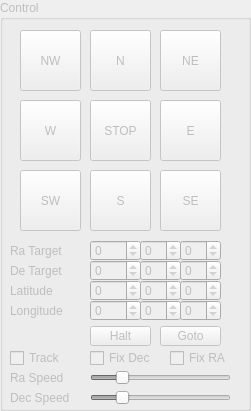
    <widget class="QGroupBox" name="Control">
     <property name="enabled">
      <bool>false</bool>
     </property>
     <property name="geometry">
      <rect>
       <x>490</x>
       <y>30</y>
       <width>251</width>
       <height>411</height>
      </rect>
     </property>
     <property name="title">
      <string>Control</string>
     </property>
     <widget class="QPushButton" name="N">
      <property name="geometry">
       <rect>
        <x>90</x>
        <y>30</y>
        <width>61</width>
        <height>61</height>
       </rect>
      </property>
      <property name="text">
       <string>N</string>
      </property>
     </widget>
     <widget class="QPushButton" name="W">
      <property name="geometry">
       <rect>
        <x>20</x>
        <y>100</y>
        <width>61</width>
        <height>61</height>
       </rect>
      </property>
      <property name="text">
       <string>W</string>
      </property>
     </widget>
     <widget class="QPushButton" name="E">
      <property name="geometry">
       <rect>
        <x>160</x>
        <y>100</y>
        <width>61</width>
        <height>61</height>
       </rect>
      </property>
      <property name="text">
       <string>E</string>
      </property>
     </widget>
     <widget class="QPushButton" name="Stop">
      <property name="geometry">
       <rect>
        <x>90</x>
        <y>100</y>
        <width>61</width>
        <height>61</height>
       </rect>
      </property>
      <property name="text">
       <string>STOP</string>
      </property>
     </widget>
     <widget class="QPushButton" name="S">
      <property name="geometry">
       <rect>
        <x>90</x>
        <y>170</y>
        <width>61</width>
        <height>61</height>
       </rect>
      </property>
      <property name="text">
       <string>S</string>
      </property>
     </widget>
     <widget class="QSlider" name="Ra_Speed">
      <property name="geometry">
       <rect>
        <x>90</x>
        <y>370</y>
        <width>141</width>
        <height>16</height>
       </rect>
      </property>
      <property name="minimum">
       <number>1</number>
      </property>
      <property name="maximum">
       <number>1000</number>
      </property>
      <property name="value">
       <number>200</number>
      </property>
      <property name="orientation">
       <enum>Qt::Horizontal</enum>
      </property>
      <property name="tickPosition">
       <enum>QSlider::NoTicks</enum>
      </property>
      <property name="tickInterval">
       <number>50</number>
      </property>
     </widget>
     <widget class="QLabel" name="Ra_Speed_label">
      <property name="geometry">
       <rect>
        <x>10</x>
        <y>370</y>
        <width>81</width>
        <height>16</height>
       </rect>
      </property>
      <property name="text">
       <string>Ra Speed</string>
      </property>
     </widget>
     <widget class="QLabel" name="Dec_Speed_label">
      <property name="geometry">
       <rect>
        <x>10</x>
        <y>390</y>
        <width>81</width>
        <height>16</height>
       </rect>
      </property>
      <property name="text">
       <string>Dec Speed</string>
      </property>
     </widget>
     <widget class="QSlider" name="Dec_Speed">
      <property name="geometry">
       <rect>
        <x>90</x>
        <y>390</y>
        <width>141</width>
        <height>16</height>
       </rect>
      </property>
      <property name="minimum">
       <number>1</number>
      </property>
      <property name="maximum">
       <number>1000</number>
      </property>
      <property name="value">
       <number>200</number>
      </property>
      <property name="orientation">
       <enum>Qt::Horizontal</enum>
      </property>
      <property name="tickPosition">
       <enum>QSlider::NoTicks</enum>
      </property>
      <property name="tickInterval">
       <number>50</number>
      </property>
     </widget>
     <widget class="QCheckBox" name="Tracking">
      <property name="geometry">
       <rect>
        <x>10</x>
        <y>350</y>
        <width>71</width>
        <height>16</height>
       </rect>
      </property>
      <property name="text">
       <string>Track</string>
      </property>
     </widget>
     <widget class="QPushButton" name="Goto">
      <property name="geometry">
       <rect>
        <x>160</x>
        <y>326</y>
        <width>61</width>
        <height>20</height>
       </rect>
      </property>
      <property name="text">
       <string>Goto</string>
      </property>
     </widget>
     <widget class="QSpinBox" name="Ra_0">
      <property name="geometry">
       <rect>
        <x>90</x>
        <y>240</y>
        <width>51</width>
        <height>21</height>
       </rect>
      </property>
      <property name="minimum">
       <number>-16777216</number>
      </property>
      <property name="maximum">
       <number>16777216</number>
      </property>
      <property name="value">
       <number>0</number>
      </property>
     </widget>
     <widget class="QSpinBox" name="Dec_0">
      <property name="geometry">
       <rect>
        <x>90</x>
        <y>260</y>
        <width>51</width>
        <height>21</height>
       </rect>
      </property>
      <property name="minimum">
       <number>-16777216</number>
      </property>
      <property name="maximum">
       <number>16777216</number>
      </property>
      <property name="value">
       <number>0</number>
      </property>
     </widget>
     <widget class="QLabel" name="Ra_Speed_label_2">
      <property name="geometry">
       <rect>
        <x>10</x>
        <y>240</y>
        <width>71</width>
        <height>21</height>
       </rect>
      </property>
      <property name="text">
       <string>Ra Target</string>
      </property>
     </widget>
     <widget class="QLabel" name="Ra_Speed_label_3">
      <property name="geometry">
       <rect>
        <x>10</x>
        <y>260</y>
        <width>71</width>
        <height>21</height>
       </rect>
      </property>
      <property name="text">
       <string>De Target</string>
      </property>
     </widget>
     <widget class="QCheckBox" name="TuneRa">
      <property name="geometry">
       <rect>
        <x>170</x>
        <y>350</y>
        <width>71</width>
        <height>16</height>
       </rect>
      </property>
      <property name="text">
       <string>Fix RA</string>
      </property>
     </widget>
     <widget class="QPushButton" name="SE">
      <property name="geometry">
       <rect>
        <x>160</x>
        <y>170</y>
        <width>61</width>
        <height>61</height>
       </rect>
      </property>
      <property name="text">
       <string>SE</string>
      </property>
     </widget>
     <widget class="QPushButton" name="NE">
      <property name="geometry">
       <rect>
        <x>160</x>
        <y>30</y>
        <width>61</width>
        <height>61</height>
       </rect>
      </property>
      <property name="text">
       <string>NE</string>
      </property>
     </widget>
     <widget class="QPushButton" name="NW">
      <property name="geometry">
       <rect>
        <x>20</x>
        <y>30</y>
        <width>61</width>
        <height>61</height>
       </rect>
      </property>
      <property name="text">
       <string>NW</string>
      </property>
     </widget>
     <widget class="QPushButton" name="SW">
      <property name="geometry">
       <rect>
        <x>20</x>
        <y>170</y>
        <width>61</width>
        <height>61</height>
       </rect>
      </property>
      <property name="text">
       <string>SW</string>
      </property>
     </widget>
     <widget class="QCheckBox" name="TuneDec">
      <property name="geometry">
       <rect>
        <x>90</x>
        <y>350</y>
        <width>71</width>
        <height>16</height>
       </rect>
      </property>
      <property name="text">
       <string>Fix Dec</string>
      </property>
     </widget>
     <widget class="QSpinBox" name="Ra_1">
      <property name="geometry">
       <rect>
        <x>140</x>
        <y>240</y>
        <width>41</width>
        <height>21</height>
       </rect>
      </property>
      <property name="minimum">
       <number>-16777216</number>
      </property>
      <property name="maximum">
       <number>16777216</number>
      </property>
      <property name="value">
       <number>0</number>
      </property>
     </widget>
     <widget class="QSpinBox" name="Ra_2">
      <property name="geometry">
       <rect>
        <x>180</x>
        <y>240</y>
        <width>41</width>
        <height>21</height>
       </rect>
      </property>
      <property name="minimum">
       <number>-16777216</number>
      </property>
      <property name="maximum">
       <number>16777216</number>
      </property>
      <property name="value">
       <number>0</number>
      </property>
     </widget>
     <widget class="QSpinBox" name="Dec_1">
      <property name="geometry">
       <rect>
        <x>140</x>
        <y>260</y>
        <width>41</width>
        <height>21</height>
       </rect>
      </property>
      <property name="minimum">
       <number>-16777216</number>
      </property>
      <property name="maximum">
       <number>16777216</number>
      </property>
      <property name="value">
       <number>0</number>
      </property>
     </widget>
     <widget class="QSpinBox" name="Dec_2">
      <property name="geometry">
       <rect>
        <x>180</x>
        <y>260</y>
        <width>41</width>
        <height>21</height>
       </rect>
      </property>
      <property name="minimum">
       <number>-16777216</number>
      </property>
      <property name="maximum">
       <number>16777216</number>
      </property>
      <property name="value">
       <number>0</number>
      </property>
     </widget>
     <widget class="QPushButton" name="Halt">
      <property name="geometry">
       <rect>
        <x>90</x>
        <y>326</y>
        <width>61</width>
        <height>20</height>
       </rect>
      </property>
      <property name="text">
       <string>Halt</string>
      </property>
     </widget>
     <widget class="QSpinBox" name="Lat_1">
      <property name="geometry">
       <rect>
        <x>140</x>
        <y>280</y>
        <width>41</width>
        <height>21</height>
       </rect>
      </property>
      <property name="minimum">
       <number>-16777216</number>
      </property>
      <property name="maximum">
       <number>16777216</number>
      </property>
      <property name="value">
       <number>0</number>
      </property>
     </widget>
     <widget class="QSpinBox" name="Lon_0">
      <property name="geometry">
       <rect>
        <x>90</x>
        <y>300</y>
        <width>51</width>
        <height>21</height>
       </rect>
      </property>
      <property name="minimum">
       <number>-16777216</number>
      </property>
      <property name="maximum">
       <number>16777216</number>
      </property>
      <property name="value">
       <number>0</number>
      </property>
     </widget>
     <widget class="QSpinBox" name="Lon_2">
      <property name="geometry">
       <rect>
        <x>180</x>
        <y>300</y>
        <width>41</width>
        <height>21</height>
       </rect>
      </property>
      <property name="minimum">
       <number>-16777216</number>
      </property>
      <property name="maximum">
       <number>16777216</number>
      </property>
      <property name="value">
       <number>0</number>
      </property>
     </widget>
     <widget class="QSpinBox" name="Lat_0">
      <property name="geometry">
       <rect>
        <x>90</x>
        <y>280</y>
        <width>51</width>
        <height>21</height>
       </rect>
      </property>
      <property name="minimum">
       <number>-16777216</number>
      </property>
      <property name="maximum">
       <number>16777216</number>
      </property>
      <property name="value">
       <number>0</number>
      </property>
     </widget>
     <widget class="QSpinBox" name="Lon_1">
      <property name="geometry">
       <rect>
        <x>140</x>
        <y>300</y>
        <width>41</width>
        <height>21</height>
       </rect>
      </property>
      <property name="minimum">
       <number>-16777216</number>
      </property>
      <property name="maximum">
       <number>16777216</number>
      </property>
      <property name="value">
       <number>0</number>
      </property>
     </widget>
     <widget class="QSpinBox" name="Lat_2">
      <property name="geometry">
       <rect>
        <x>180</x>
        <y>280</y>
        <width>41</width>
        <height>21</height>
       </rect>
      </property>
      <property name="minimum">
       <number>-16777216</number>
      </property>
      <property name="maximum">
       <number>16777216</number>
      </property>
      <property name="value">
       <number>0</number>
      </property>
     </widget>
     <widget class="QLabel" name="Ra_Speed_label_4">
      <property name="geometry">
       <rect>
        <x>10</x>
        <y>280</y>
        <width>71</width>
        <height>21</height>
       </rect>
      </property>
      <property name="text">
       <string>Latitude</string>
      </property>
     </widget>
     <widget class="QLabel" name="Ra_Speed_label_5">
      <property name="geometry">
       <rect>
        <x>10</x>
        <y>300</y>
        <width>71</width>
        <height>21</height>
       </rect>
      </property>
      <property name="text">
       <string>Longitude</string>
      </property>
     </widget>
    </widget>
